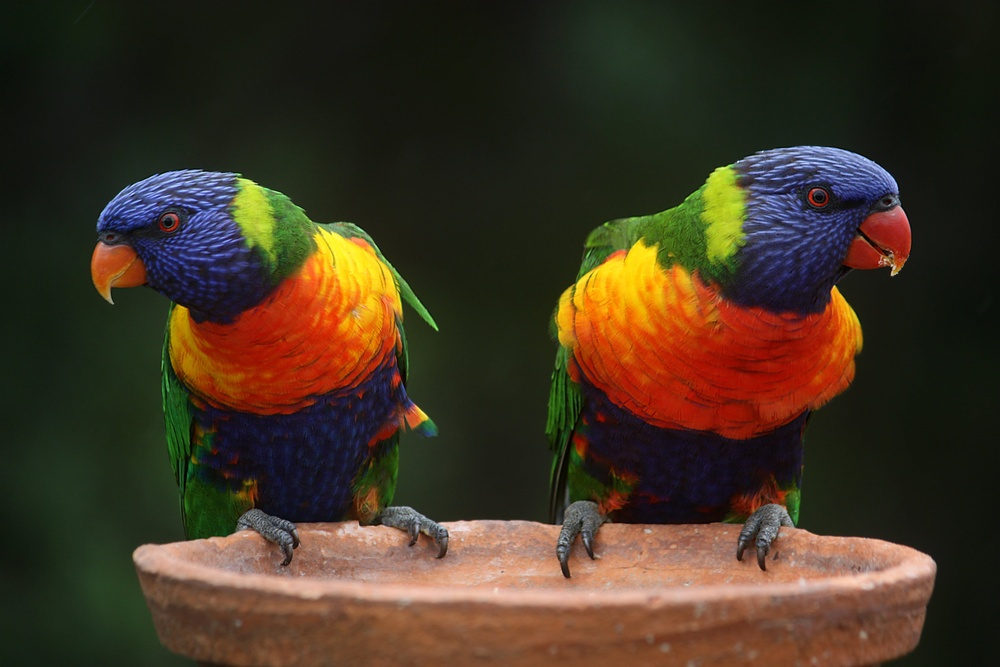
#> input picture data/images/parrots.jpg, 1000 x 667 px, shrunk from 4272 x 2848 before the run
$ jupyter execute 02-color.ipynb
#> lines starting #> are read from the running program, lines starting #| are printed output that depends on the picture
[cell 1]
import requests

import cv2
from matplotlib import pyplot as plt
import numpy as np

[cell 2]
# URL of the image
#

image = cv2.imread('data/images/parrots.jpg')
#> image is the input picture: shape (667, 1000, 3); mean B, G, R 35.4, 52.3, 66.4
# opencv reads image in BGR format but matplot lib expects it in RGB format
image = cv2.cvtColor(image, cv2.COLOR_BGR2RGB)

plt.figure(figsize=(5,3))
plt.imshow(image)#, cmap='gray')
plt.axis('off')
plt.show()

[cell 3]
image[10,20]
#> Out = [13, 23, 12]

[cell 4]
import cv2
from matplotlib import pyplot as plt

# Read the image using cv2
image_path = 'data/images/parrots.jpg'  # Replace with the actual path to your image
image = cv2.imread(image_path)

# Split the image into its three color channels (BGR format)
blue_channel, green_channel, red_channel = cv2.split(image)
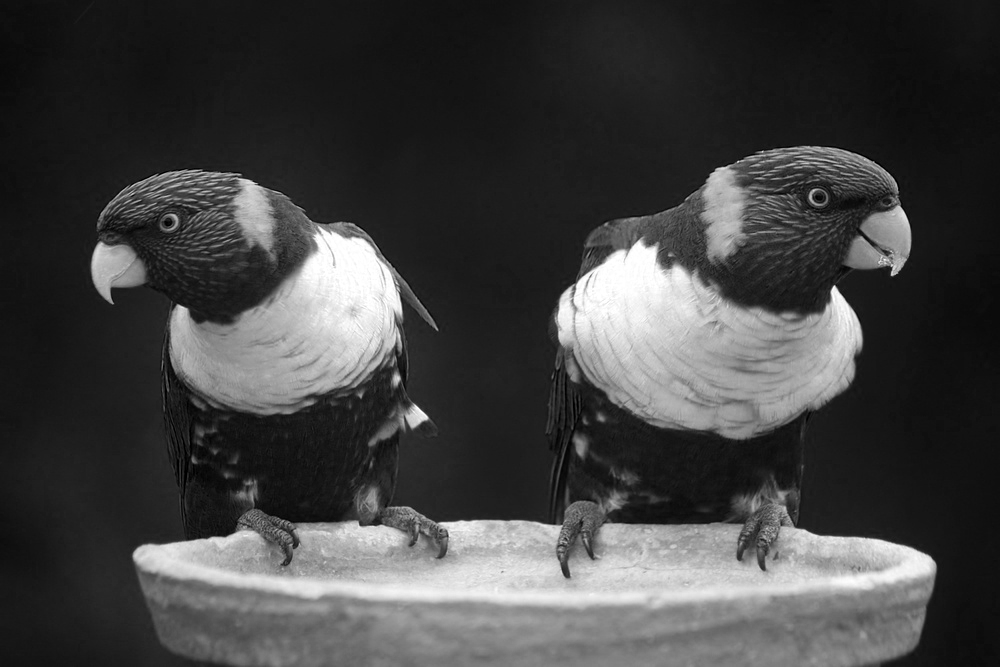
#> red_channel: shape (667, 1000); min 0, max 255, mean 66.4

# Display each channel separately using Matplotlib in Jupyter Lab
plt.figure(figsize=(12, 6))

# Display the Blue channel
plt.subplot(131)
plt.imshow(blue_channel, cmap='gray')
plt.title('Blue Channel')
plt.axis('off')

# Display the Green channel
plt.subplot(132)
plt.imshow(green_channel, cmap='gray')
plt.title('Green Channel')
plt.axis('off')

# Display the Red channel
plt.subplot(133)
plt.imshow(red_channel, cmap='gray')
plt.title('Red Channel')
plt.axis('off')

plt.show()

[cell 5]
import cv2
from matplotlib import pyplot as plt

# Read the image using cv2
image_path = 'data/images/parrots.jpg'  # Replace with the actual path to your image
image = cv2.imread(image_path)

image = cv2.cvtColor(image, cv2.COLOR_BGR2HSV)
#> image: shape (667, 1000, 3); mean H, S, V 44.5, 118.2, 73.9

# Split the image into its three color channels (HSV format)
hue_channel, saturation_channel, value_channel = cv2.split(image)
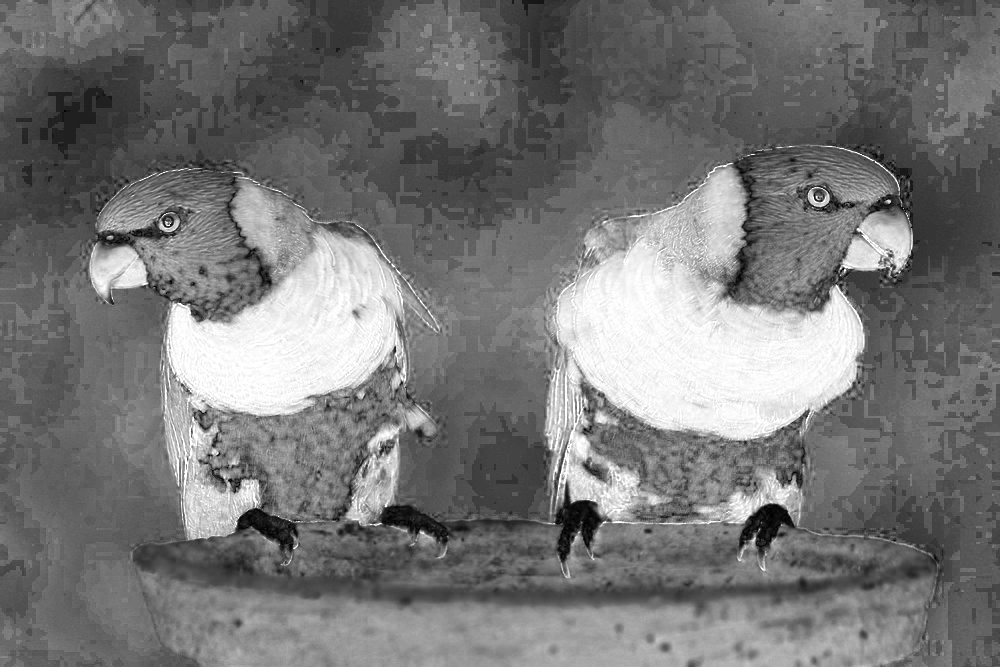
#> saturation_channel: shape (667, 1000); min 0, max 255, mean 118.2

# Display each channel separately using Matplotlib in Jupyter Lab
plt.figure(figsize=(12, 6))

# Display the Blue channel
plt.subplot(131)
plt.imshow(hue_channel, cmap='gray')
plt.title('Hue')
plt.axis('off')

# Display the Green channel
plt.subplot(132)
plt.imshow(saturation_channel, cmap='gray')
plt.title('Saturation')
plt.axis('off')

# Display the Red channel
plt.subplot(133)
plt.imshow(value_channel, cmap='gray')
plt.title('Value')
plt.axis('off')

plt.show()

[cell 6]
import cv2
from matplotlib import pyplot as plt
import numpy as np

# Read the image using cv2
image = cv2.imread('data/images/motorbike.jpeg')
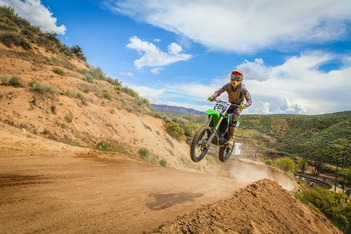
#> input picture data/images/motorbike.jpeg, 351 x 234 px, shrunk from 1500 x 1000 before the run
#> image is the input picture: shape (234, 351, 3); mean B, G, R 130.7, 149.4, 158.4

# Convert the image to HSV color space
image_hsv = cv2.cvtColor(image, cv2.COLOR_BGR2HSV)
#> image_hsv: shape (234, 351, 3); mean H, S, V 49, 112.1, 183

# Split the HSV image into its three channels
hue_channel, saturation_channel, value_channel = cv2.split(image_hsv)
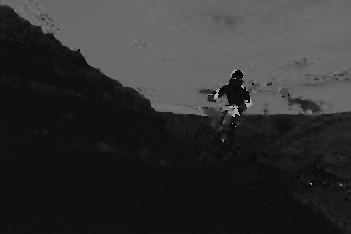
#> hue_channel: shape (234, 351); min 0, max 179, mean 49
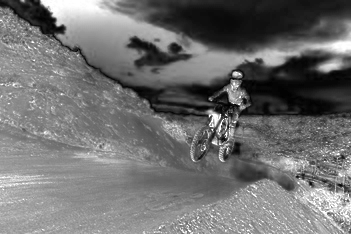
#> saturation_channel: shape (234, 351); min 0, max 255, mean 112.1
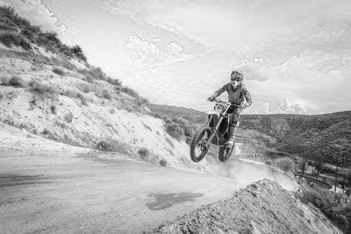
#> value_channel: shape (234, 351); min 5, max 255, mean 183

#  Modify the channel [hue range is [0,179] in opencv]
#modified_channel = np.clip(1.5 * saturation_channel, 0, 255).astype(np.uint8)
#modified_channel = np.clip(1.5 * value_channel, 0, 255).astype(np.uint8)
modified_channel = np.repeat(np.linspace(0,179,image.shape[0]).reshape(-1,1), image.shape[1], 1).astype(np.uint8)
#modified_channel = 80*np.ones(image.shape[0:2]).astype(np.uint8)

# Merge the modified channels back into an HSV image
#modified_hsv_image = cv2.merge([hue_channel, modified_channel, value_channel])
#modified_hsv_image = cv2.merge([hue_channel, saturation_channel, modified_channel])
modified_hsv_image = cv2.merge([modified_channel, saturation_channel, value_channel])
#> modified_hsv_image: shape (234, 351, 3); mean H, S, V 89, 112.1, 183

# Convert the modified HSV image back to BGR color space
modified_image = cv2.cvtColor(modified_hsv_image, cv2.COLOR_HSV2BGR)
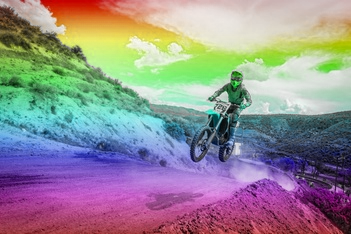
#> modified_image: shape (234, 351, 3); mean B, G, R 145.1, 141.3, 147.7

# Display the original and modified images side by side
plt.figure(figsize=(10, 5))

plt.subplot(1, 2, 1)
plt.imshow(cv2.cvtColor(image, cv2.COLOR_BGR2RGB))
plt.title('Original Image')
plt.axis('off')

plt.subplot(1, 2, 2)
plt.imshow(cv2.cvtColor(modified_image, cv2.COLOR_BGR2RGB))
plt.title('Modified Image')
plt.axis('off')

plt.show()

[cell 7]
# Read the image using cv2
image = cv2.imread('data/images/motorbike.jpeg')

# Convert the image to HSV color space
image_gray = cv2.cvtColor(image, cv2.COLOR_BGR2GRAY)
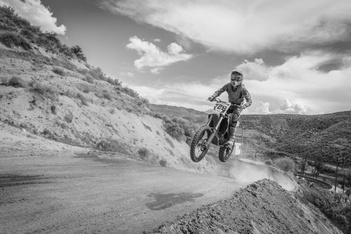
#> image_gray: shape (234, 351); min 3, max 247, mean 150

# Display the original and modified images side by side
plt.figure(figsize=(10, 5))

plt.subplot(1, 2, 1)
plt.imshow(cv2.cvtColor(image, cv2.COLOR_BGR2RGB))
plt.title('Original Image')
plt.axis('off')

plt.subplot(1, 2, 2)
plt.imshow(image_gray, cmap = 'gray')
plt.title('Grayscale Image')
plt.axis('off')

plt.show()
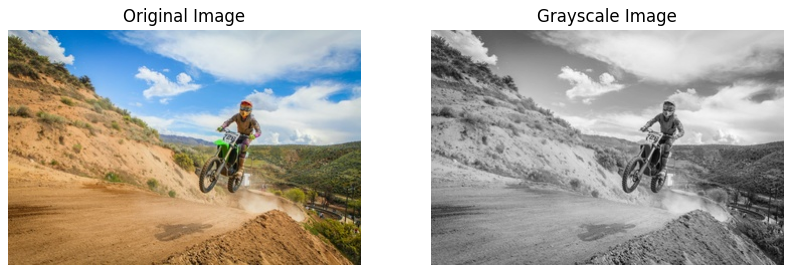
#> figure drawn by matplotlib, 2 panels

[cell 8]
# Read the image
image = cv2.imread('data/images/motorbike.jpeg', cv2.IMREAD_GRAYSCALE)
#> image: shape (234, 351); min 1, max 247, mean 150

# Calculate the histogram
bins = 10

#cv2.calcHist([img], channels, mask, bins, ranges)
hist = cv2.calcHist([image], [0], None, [bins], [0, 255]) # histogram of blue
#> hist = [269, 1728, 3948, 6656, 11996, 16712, 16242, 14091, 9537, 955]
#hist = cv2.calcHist([image], [1], None, [bins], [0, 256]) # histogram of green
#hist = cv2.calcHist([image], [2], None, [bins], [0, 256]) # histogram of red

# numpy histogram function can also be used
#hist, bin_edges = np.histogram(image, bins=25)

# Plot the histogram
plt.bar(range(bins), hist.flatten(), width=2.0, color='gray')
plt.title('Grayscale Image Histogram')
plt.xlabel('Pixel Intensity')
plt.ylabel('Frequency')
plt.show()
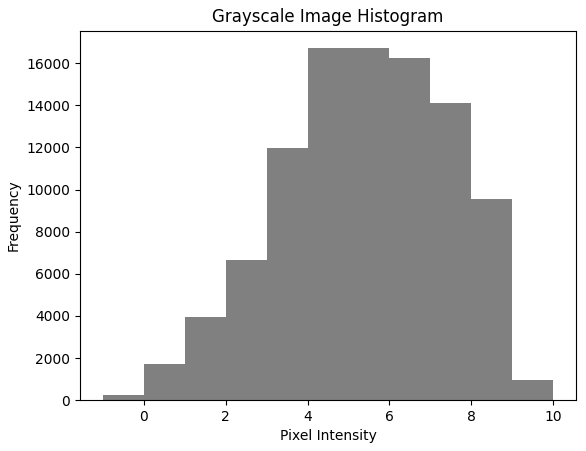
#> figure drawn by matplotlib, 1 panel; tallest bar 16712 high, from x = 4 to 6
